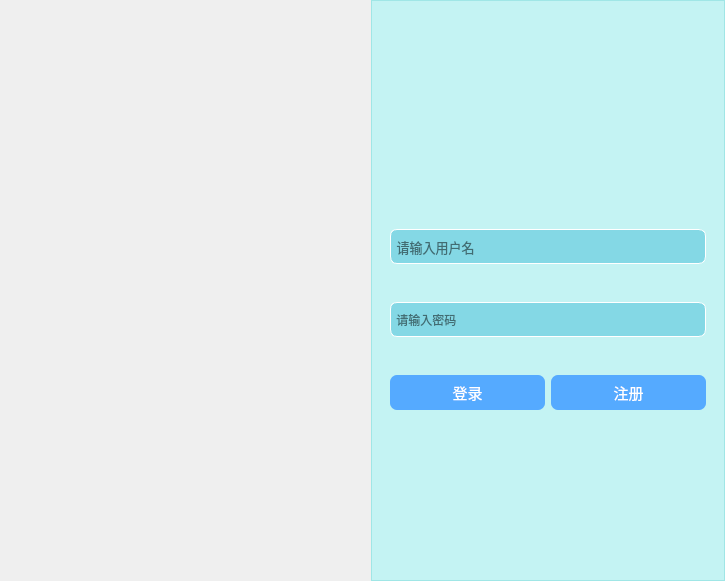
<?xml version="1.0" encoding="UTF-8"?>
<ui version="4.0">
 <class>LoginWgt</class>
 <widget class="QWidget" name="LoginWgt">
  <property name="geometry">
   <rect>
    <x>0</x>
    <y>0</y>
    <width>725</width>
    <height>581</height>
   </rect>
  </property>
  <property name="windowTitle">
   <string>登录界面</string>
  </property>
  <property name="styleSheet">
   <string notr="true"/>
  </property>
  <layout class="QHBoxLayout" name="horizontalLayout">
   <property name="topMargin">
    <number>0</number>
   </property>
   <property name="rightMargin">
    <number>0</number>
   </property>
   <property name="bottomMargin">
    <number>0</number>
   </property>
   <item>
    <widget class="QWidget" name="widget" native="true"/>
   </item>
   <item>
    <widget class="QFrame" name="frame">
     <property name="styleSheet">
      <string notr="true">background-color:rgba(85, 255, 255, 70)</string>
     </property>
     <property name="frameShape">
      <enum>QFrame::StyledPanel</enum>
     </property>
     <property name="frameShadow">
      <enum>QFrame::Raised</enum>
     </property>
     <layout class="QGridLayout" name="gridLayout_2">
      <item row="1" column="0">
       <widget class="QWidget" name="widget_2" native="true">
        <property name="styleSheet">
         <string notr="true">background:transparent;</string>
        </property>
        <layout class="QGridLayout" name="gridLayout">
         <item row="0" column="0" colspan="2">
          <widget class="QLineEdit" name="line_user">
           <property name="minimumSize">
            <size>
             <width>0</width>
             <height>35</height>
            </size>
           </property>
           <property name="font">
            <font>
             <pointsize>10</pointsize>
            </font>
           </property>
           <property name="styleSheet">
            <string notr="true">border-radius:7px;
border-width:0.5px;
border:0.5px solid white;
background-color:rgb(132, 216, 229);
</string>
           </property>
           <property name="placeholderText">
            <string> 请输入用户名</string>
           </property>
          </widget>
         </item>
         <item row="1" column="0" colspan="2">
          <widget class="QLineEdit" name="line_password">
           <property name="minimumSize">
            <size>
             <width>0</width>
             <height>35</height>
            </size>
           </property>
           <property name="styleSheet">
            <string notr="true">border-radius:7px;
border-width:0.5px;
border:0.5px solid white;
background-color:rgb(132, 216, 229);</string>
           </property>
           <property name="echoMode">
            <enum>QLineEdit::Password</enum>
           </property>
           <property name="placeholderText">
            <string> 请输入密码</string>
           </property>
          </widget>
         </item>
         <item row="2" column="0">
          <widget class="QPushButton" name="btn_login">
           <property name="minimumSize">
            <size>
             <width>0</width>
             <height>35</height>
            </size>
           </property>
           <property name="font">
            <font>
             <pointsize>11</pointsize>
            </font>
           </property>
           <property name="cursor">
            <cursorShape>PointingHandCursor</cursorShape>
           </property>
           <property name="styleSheet">
            <string notr="true">background:rgb(85, 170, 255);
color:white;
border-radius:7px;</string>
           </property>
           <property name="text">
            <string>登录</string>
           </property>
          </widget>
         </item>
         <item row="2" column="1">
          <widget class="QPushButton" name="btn_register">
           <property name="minimumSize">
            <size>
             <width>0</width>
             <height>35</height>
            </size>
           </property>
           <property name="font">
            <font>
             <pointsize>11</pointsize>
            </font>
           </property>
           <property name="cursor">
            <cursorShape>PointingHandCursor</cursorShape>
           </property>
           <property name="styleSheet">
            <string notr="true">background:rgb(85, 170, 255);
color:white;
border-radius:7px;</string>
           </property>
           <property name="text">
            <string>注册</string>
           </property>
          </widget>
         </item>
        </layout>
       </widget>
      </item>
      <item row="0" column="0">
       <spacer name="verticalSpacer">
        <property name="orientation">
         <enum>Qt::Vertical</enum>
        </property>
        <property name="sizeType">
         <enum>QSizePolicy::Preferred</enum>
        </property>
        <property name="sizeHint" stdset="0">
         <size>
          <width>20</width>
          <height>178</height>
         </size>
        </property>
       </spacer>
      </item>
      <item row="2" column="0">
       <spacer name="verticalSpacer_2">
        <property name="orientation">
         <enum>Qt::Vertical</enum>
        </property>
        <property name="sizeType">
         <enum>QSizePolicy::Preferred</enum>
        </property>
        <property name="sizeHint" stdset="0">
         <size>
          <width>20</width>
          <height>120</height>
         </size>
        </property>
       </spacer>
      </item>
     </layout>
    </widget>
   </item>
  </layout>
 </widget>
 <resources/>
 <connections/>
</ui>
